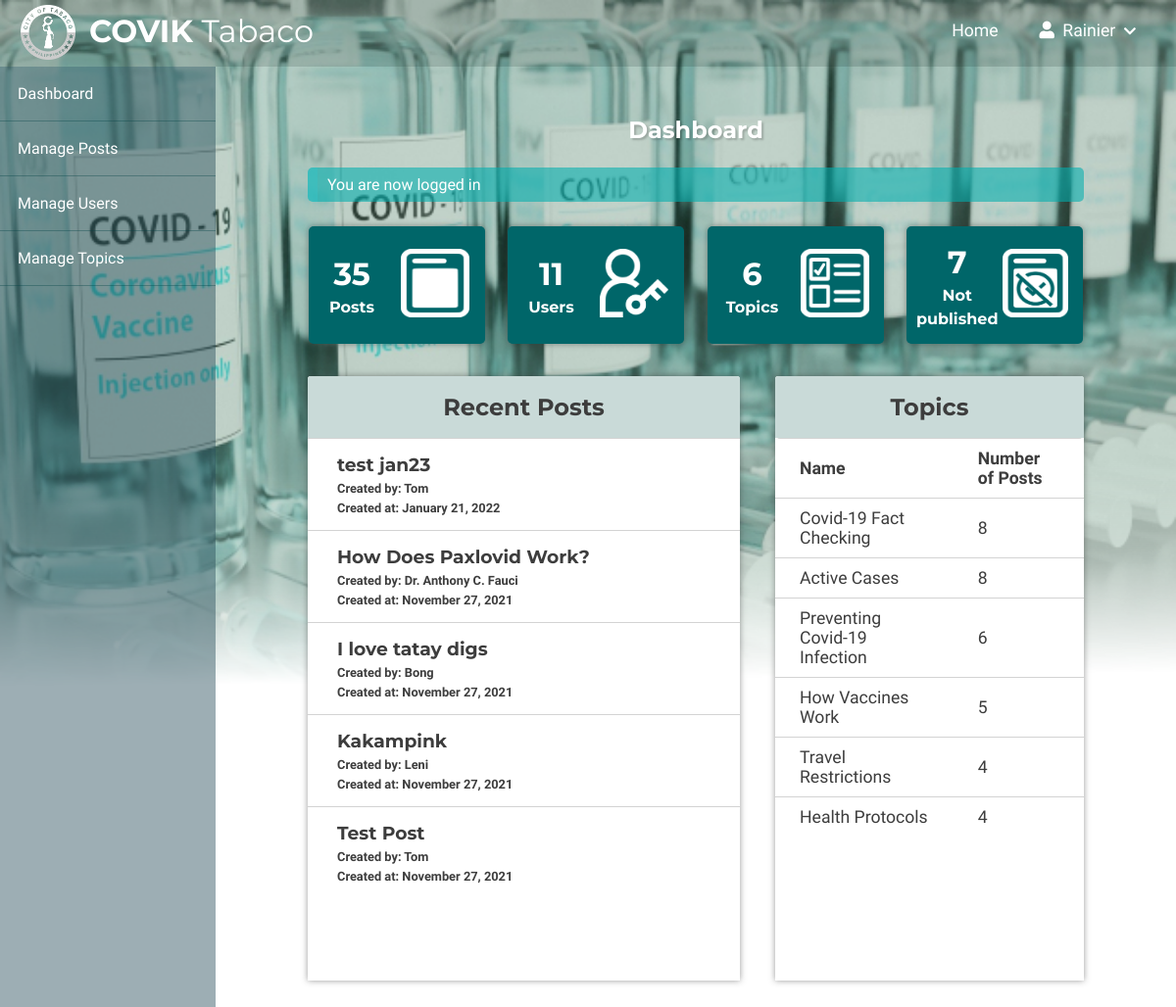
Page /admin/dashboard.php (signed in) on the committed database.
### tables this page shows
CREATE TABLE `posts` (
  `id` int(11) NOT NULL,
  `user_id` int(11) NOT NULL,
  `topic_id` int(11) DEFAULT NULL,
  `title` varchar(255) NOT NULL,
  `image` varchar(255) NOT NULL,
  `body` text NOT NULL,
  `published` tinyint(4) NOT NULL,
  `created_at` datetime NOT NULL DEFAULT current_timestamp()
);

CREATE TABLE `users` (
  `id` int(11) NOT NULL,
  `admin` tinyint(4) NOT NULL,
  `fullname` varchar(255) NOT NULL,
  `username` varchar(255) NOT NULL,
  `position` varchar(255) NOT NULL,
  `department` varchar(255) NOT NULL,
  `employeeId` varchar(255) NOT NULL,
  `email` varchar(255) NOT NULL,
  `password` varchar(255) NOT NULL,
  `created_at` timestamp NOT NULL DEFAULT current_timestamp()
);

### app/database/db.php (called while the page is built, shortened)
<?php
require('connect.php');
function executeQuery($sql, $data) {
     global $conn;
     $stmt = $conn->prepare($sql);
     $values = array_values($data);
     $types = str_repeat('s', count($values));
     $stmt->bind_param($types, ...$values);
     $stmt->execute();
     return $stmt;
}
function selectAll($table, $conditions = [])
{
     global $conn;
     $sql = "SELECT * FROM $table";
     if (empty($conditions)) {
          $stmt = $conn->prepare($sql);
          $stmt->execute();
          $records = $stmt->get_result()->fetch_all(MYSQLI_ASSOC);
          return $records;
     }
}
function selectAllRecent($table, $conditions = [])
{
     global $conn;
     $sql = "SELECT * FROM $table ORDER BY id DESC LIMIT 5";
     if (empty($conditions)) {
          $stmt = $conn->prepare($sql);
          $stmt->execute();
          $records = $stmt->get_result()->fetch_all(MYSQLI_ASSOC);
          return $records;
     }
}

### app/controllers/posts.php (called while the page is built, shortened)
<?php
include(ROOT_PATH . "/app/database/db.php");
$table = 'posts';
$posts = selectAll($table);
$recent = selectAllRecent($table);

### admin/dashboard.php (the view, shortened to what this page needs)
<?php include(ROOT_PATH . "/app/controllers/posts.php");
?>
<!DOCTYPE html>
<html lang="en">
<head>
     <link
          rel="stylesheet"
          href="https://pro.fontawesome.com/releases/v5.10.0/css/all.css"
     />
     <link rel="stylesheet" href="../assets/css/style.css" />
     <link rel="stylesheet" href="../assets/css/admin.css" />
</head>
     <body class="admin-body">
          <?php include(ROOT_PATH . "/app/includes/adminHeader.php"); ?>
          <div class="admin-wrapper">
               <?php include(ROOT_PATH . "/app/includes/adminSidebar.php"); ?>
               <div class="admin-content dashboard">
                    <div class="content">
                         <h2 class="page-title">Dashboard</h2>
                         <?php include(ROOT_PATH . '/app/includes/messages.php'); ?>
                         <div class="dashboard-content">
                              <div class="cards">
                                   <div class="card">
                                        <div class="box">
                                             <?php
                                             $sql = "SELECT id FROM posts ORDER BY id";
                                             $stmt = mysqli_query($conn, $sql);
                                             $records = mysqli_num_rows($stmt);
                                             echo '<h1>'.$records.'</h1>'
                                             ?>
                                             <h4>Posts</h4>
                                        </div>
                                        <div class="icon-case">
                                             <img src="../assets/images/post.png" alt=""></i>
                                        </div>
                                   </div>
                                   <div class="card">
                                        <div class="box">
                                             <?php
                                             $sql = "SELECT id FROM users ORDER BY id";
                                             $stmt = mysqli_query($conn, $sql);
                                             $records = mysqli_num_rows($stmt);
                                             echo '<h1>'.$records.'</h1>'
                                             ?>
                                             <h4>Users</h4>
                                        </div>
                                        <div class="icon-case">
                                             <img src="../assets/images/admin.png" alt=""></i>
                                        </div>
                                   </div>
                                   <div class="card">
                                        <div class="box">
                                             <?php
                                             $sql = "SELECT id FROM topics ORDER BY id";
                                             $stmt = mysqli_query($conn, $sql);
                                             $records = mysqli_num_rows($stmt);
                                             echo '<h1>'.$records.'</h1>'
                                             ?>
                                             <h4>Topics</h4>
                                        </div>
                                        <div class="icon-case">
                                             <img src="../assets/images/topic.png" alt=""></i>
                                        </div>
                                   </div>
                                   <div class="card">
                                        <div class="box">
                                             <?php
                                             $sql = "SELECT published FROM posts WHERE published = 0 ORDER BY id";
                                             $stmt = mysqli_query($conn, $sql);
                                             $records = mysqli_num_rows($stmt);
                                             echo '<h1>'.$records.'</h1>'
                                             ?>
                                             <h4>Not</h4><h4 id="unPub">published</h4>
                                        </div>
                                        <div class="icon-case unpub-case">
                                             <img src="../assets/images/unpublished.png" alt=""></i>
                                        </div>
                                   </div>
                              </div>
                         </div>
                         <div class="dashboard-content-2">
                              <div class="dashboard-recent-posts">
                                   <div class="bot-cards dashboard-recent-post">
                                        <div class="card-name">
                                             <h2>Recent Posts</h2>
                                        </div>
                                        <table>
                                        <?php foreach ($recent as $post): ?>
                                             <?php
                                                  $sql = "SELECT `username` FROM `users` WHERE `id` = ?";
                                                  $stmt = executeQuery($sql, ['id' => $post['user_id']]);
                                                  $records = $stmt->get_result()->fetch_all(MYSQLI_ASSOC);
                                             ?>
                                             <tr>
                                                  <div class="dashboard-recent">
                                                       <h3><?php echo $post['title']; ?></h3>
                                                       <p class="p-title">Created by: <?php echo $records[0]['username']; ?></p>
                                                       <p class="p-title">Created at: <?php echo date('F j, Y', strtotime($post['created_at'])); ?></p>
                                                  </div>
                                             </tr>
                                        <?php endforeach; ?>
                                        </table>
                                   </div>
                              </div>
                              <div class="dashboard-popular-topics">
                                   <div class="bot-cards popular-topic">
                                        <div class="card-name">
                                             <h2>Topics</h2>
                                        </div>
                                        <table>
                                             <thead>
                                                  <tr class="bot-cards-tr">
                                                       <th class="bot-cards-tr-th">Name</th>
                                                       <th class="bot-cards-tr-th">Number of Posts</th>
                                                  </tr>
                                             </thead>
                                             <tbody>
                                                  <?php
                                                  $sql = "SELECT t.name as 'Topic', COUNT(p.id) as 'Post'
                                                            FROM `topics` as t
                                                            INNER JOIN `posts` as p
                                                            ON t.id = p.topic_id
                                                            GROUP BY t.name ORDER BY COUNT(p.id) DESC";
                                                  $results = $conn->query($sql);
                                                  if($results->num_rows) {
                                                       $rows = $results->fetch_all(MYSQLI_ASSOC);
                                                  }
                                                  ?>
                                                  <?php foreach ($rows as $row): ?>
                                                       <tr>
                                                            <td class="bot-cards-tr-td"><?php echo $row['Topic']; ?></td>
                                                            <td class="bot-cards-tr-td"><?php echo $row['Post']; ?></td>
                                                       </tr>
                                                  <?php endforeach; ?>
                                             </tbody>
                                        </table>
                                   </div>
                              </div>
                         </div>
                    </div>
               </div>
          </div>
     </body>
</html>

### assets/css/style.css (style rules this page uses)
* { box-sizing: border-box; }
html { height: 100%; padding: 0; margin: 0; font-family: "Be vietnam", sans-serif; }
body { height: 130%; padding: 0; margin: 0; background: url(../images/bg-index.png); background-repeat: no-repeat; background-size: 100%; }
.p-title { font-family: "Be vietnam", sans-serif; color: rgb(61, 61, 61); margin: 5px; font-weight: 600; font-size: 0.8rem; }
h1, h2, h3, h4, h5, h6 { font-family: "Montserrat", sans-serif; color: rgb(61, 61, 61); margin: 5px; }
.content { width: 90%; margin: 30px auto 30px; }

### assets/css/admin.css (style rules this page uses)
html { font-family: "Be vietnam", sans-serif !important; }
.admin-body { height: 100% !important; }
.admin-wrapper { display: flex; height: calc(100% - 68px); color: white; }
.admin-wrapper .admin-content { flex: 8; height: 100%; padding: 40px 100px 100px; overflow-y: auto; }
.admin-wrapper .dashboard { padding-top: 20px !important; }
.admin-content .content .dashboard-content { position: relative; }
.admin-content .content .dashboard-content .cards { padding: 20px 0 23px; display: flex; align-items: center; justify-content: space-between; flex-wrap: wrap; }
.admin-content .content .dashboard-content .cards .card { width: 180px; height: 120px; margin: 0 1px 10px 1px; padding: 0 5px 0 5px; background: #006669; border-radius: 5px; display: flex; align-items: center; justify-content: space-around; box-shadow: 0 0 6px 0 rgba(53, 53, 53, 0.5); }
.admin-content .content .dashboard-content .cards .card .box h1, h4 { color:white; display: flex; justify-content: center; }
.admin-content .content .dashboard-content .cards .card div img { width: 70px; height: 70px; }
.admin-content .content .dashboard-content-2 { min-height: 60vh; display: flex; justify-content: space-around; align-items: flex-start; flex-wrap: wrap; }
.dashboard-content-2 .bot-cards { min-height: 50vh; background: white; border-radius: 5px; box-shadow: 0 0 6px 0 rgba(53, 53, 53, 0.5); }
.dashboard-content-2 .bot-cards .card-name { background: #c9dad8; color: rgb(61,61,61); display: flex; flex-direction: column; align-items: center; justify-content: center; padding: 12px 0; }
.dashboard-content-2 .bot-cards .card-name h2 { color: rgb(61,61,61); }
.admin-content .content .dashboard-content-2 .dashboard-recent-posts { flex: 7; }
.admin-content .content .dashboard-content-2 .dashboard-recent-post { border-radius: 3px 3px 0 0; overflow: hidden; }
.admin-content .content .dashboard-content-2 .dashboard-recent { padding: 10px 25px; border-top: 0.5px solid #d3d3d3; }
.admin-content .content .dashboard-content-2 .dashboard-recent h5, h3 { color: rgb(61,61,61); }
.admin-content .content .dashboard-content-2 .dashboard-popular-topics { color: rgb(61,61,61); flex: 5; margin-left: 36px; }
.dashboard-popular-topics .popular-topic { border-radius: 3px 3px 0 0; overflow: hidden; }
.admin-wrapper .page-title { color: white; text-align: center; margin-bottom: 1.5rem; text-shadow: 2px 2px 2px rgba(53, 53, 53, 0.25); }
table { width: 100%; border-collapse: collapse; border-top-left-radius: 5px; border-top-right-radius: 5px; font-size: 1.1rem; overflow: hidden; }
.bot-cards-tr-th { text-align: left; padding: 10px 25px; border-top: 1px solid #d3d3d3; }
.bot-cards-tr-td { text-align: left; padding: 10px 25px 10px; border-top: 0.5px solid #d3d3d3; }
.icon-case { text-align: center; }
.icon-case img { max-width: 100%; max-height: 100%; }
.unpub-case { margin-right: 10px; }
@media only screen and (max-width: 1280px) { .admin-wrapper .admin-content { padding: 40px 75px 100px; } }
@media only screen and (max-width: 1225px) { .admin-wrapper .admin-content { padding: 40px 50px 100px; } }

### rows in the picture
posts: title "test jan23", user.username "Tom", created_at "January 21, 2022"
posts: title "How Does Paxlovid Work?", user.username "Dr. Anthony C. Fauci", created_at "November 27, 2021"
posts: title "I love tatay digs", user.username "Bong", created_at "November 27, 2021"
posts: title "Kakampink", user.username "Leni", created_at "November 27, 2021"
posts: title "Test Post", user.username "Tom", created_at "November 27, 2021"

### other values in the picture
$_SESSION['username'] "Rainier"
$_SESSION['message'] "You are now logged in"
$records "35"
$records "11"
$records "6"
$records "7"
$row['Topic'] "Covid-19 Fact Checking"
$row['Post'] "8"
$row['Topic'] "Active Cases"
$row['Topic'] "Preventing Covid-19 Infection"
$row['Post'] "6"
$row['Topic'] "How Vaccines Work"
$row['Post'] "5"
$row['Topic'] "Travel Restrictions"
$row['Post'] "4"
